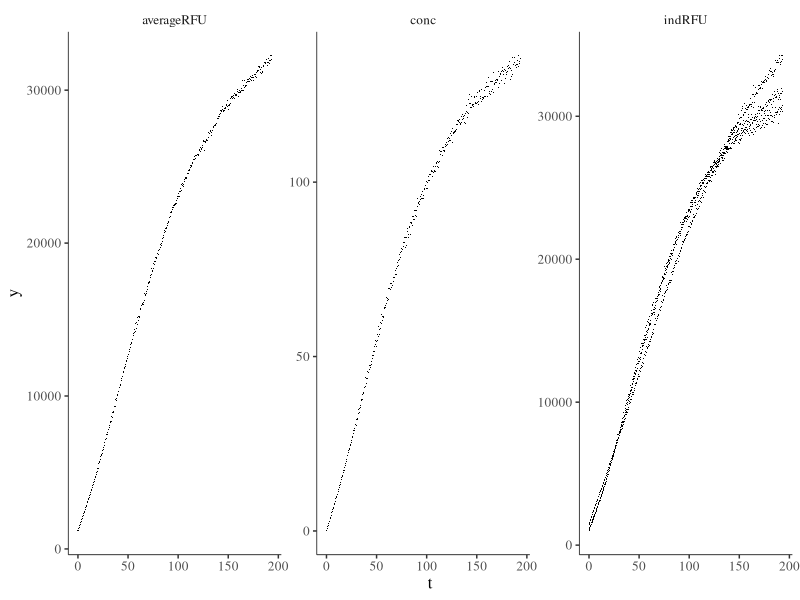

Generate this figure with R:
library(ggplot2)
library(ggsci)
library(ggthemes)
dat <- read.csv("mie_fig2_2TAsulfurol.csv")
v <- ggplot(data = dat) + geom_point(aes(x=t,y=y),shape = ".")+facet_wrap(~type,scales="free")+theme_tufte()
w <- v+theme(axis.line = element_line(size = 0.25, colour = "black"))+theme(text=element_text(size=12))
ggsave(plot = w, width = 8, height = 3, dpi = 300, filename = "miefig2.pdf")
